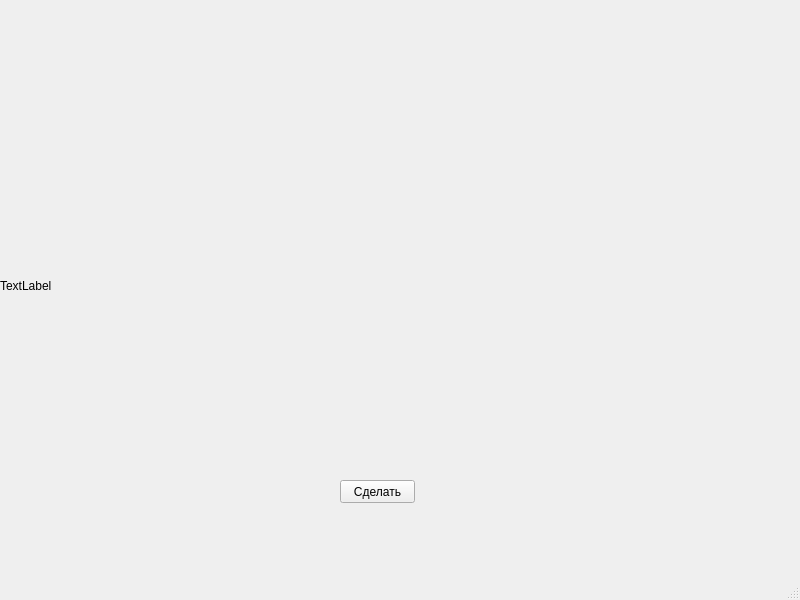
<?xml version="1.0" encoding="UTF-8"?>
<ui version="4.0">
 <class>MainWindow</class>
 <widget class="QMainWindow" name="MainWindow">
  <property name="geometry">
   <rect>
    <x>0</x>
    <y>0</y>
    <width>800</width>
    <height>600</height>
   </rect>
  </property>
  <property name="windowTitle">
   <string>MainWindow</string>
  </property>
  <widget class="QWidget" name="centralwidget">
   <widget class="QLabel" name="label">
    <property name="geometry">
     <rect>
      <x>0</x>
      <y>0</y>
      <width>791</width>
      <height>571</height>
     </rect>
    </property>
    <property name="text">
     <string>TextLabel</string>
    </property>
   </widget>
   <widget class="QPushButton" name="pushButton">
    <property name="geometry">
     <rect>
      <x>340</x>
      <y>480</y>
      <width>75</width>
      <height>23</height>
     </rect>
    </property>
    <property name="text">
     <string>Сделать</string>
    </property>
   </widget>
  </widget>
  <widget class="QMenuBar" name="menubar">
   <property name="geometry">
    <rect>
     <x>0</x>
     <y>0</y>
     <width>800</width>
     <height>21</height>
    </rect>
   </property>
  </widget>
  <widget class="QStatusBar" name="statusbar"/>
 </widget>
 <resources/>
 <connections/>
</ui>
